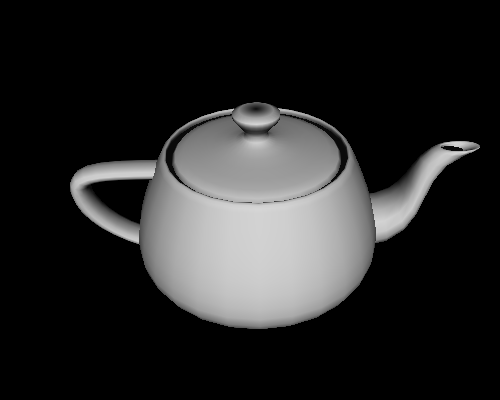

Here is the Python script that generated this plot:
import sys
from OpenGL.GL import *
from OpenGL.GLU import *
from OpenGL.GLUT import *
import time

from PIL import Image
from PIL import ImageOps

offset = 0
count=20

class Teapot:
    def display(self):
        global offset
        glEnable(GL_LIGHTING)
        glEnable(GL_LIGHT0)
        glEnable(GL_DEPTH_TEST)
        glClear(GL_COLOR_BUFFER_BIT | GL_DEPTH_BUFFER_BIT)
        glRotatef(1, 0, 0, 1)
        glTranslatef(offset,0,0)
        glPushMatrix()
        gluLookAt(0, 6, 8, 0, 0, 0, 0, 1, 0)
        glutSolidTeapot(2.5)
        glPopMatrix()     
        glFlush()


    def reshape(self,w, h):
        glViewport(0, 0, w, h)
        glMatrixMode(GL_PROJECTION)
        glLoadIdentity()
        gluPerspective(45.0, 1.0 * w / h, 0.1, 100.0)
        glMatrixMode(GL_MODELVIEW)
        glLoadIdentity()


#    def keyboard(self,key, x, y): 
#        if key == chr(32): sys.exit(0)

    def idle(self):    
        global offset
        global count
        global window_id
        time.sleep(0.1)
        count=count-0.1        
        if (offset < -0.3):
            offset = 0
        elif (offset > 0.3):
            offset = 0.3-offset
        elif (offset < 0):
            offset = offset - 0.01
        elif (offset <= 0.3 ):
            offset=offset+0.01
            
        self.display()

    def init(self):
        global window_id
        glutInit(sys.argv)
        glutInitDisplayMode(GLUT_SINGLE | GLUT_RGB | GLUT_DEPTH)
        glutInitWindowSize(500, 400)
        window_id = glutCreateWindow('teapot')
        glutReshapeFunc(self.reshape)
#        glutKeyboardFunc(self.keyboard)
        glutDisplayFunc(self.display)
        glutIdleFunc(self.idle)


    def main(self):
        global count
        self.init()
        while (count > 0):
            self.idle()
            glutMainLoopEvent()


    def save(self):
        self.init()
        glutMainLoopEvent()
        time.sleep(1)
        glPixelStorei(GL_PACK_ALIGNMENT, 1)
        data = glReadPixels(0, 0, 500, 400, GL_RGBA, GL_UNSIGNED_BYTE)
        image = Image.frombytes("RGBA", (500, 400), data)
        image = ImageOps.flip(image)
        image.save("teapot.png", "PNG")


#if __name__ == "__main__":
#    t=Teapot()
#    t.main()
